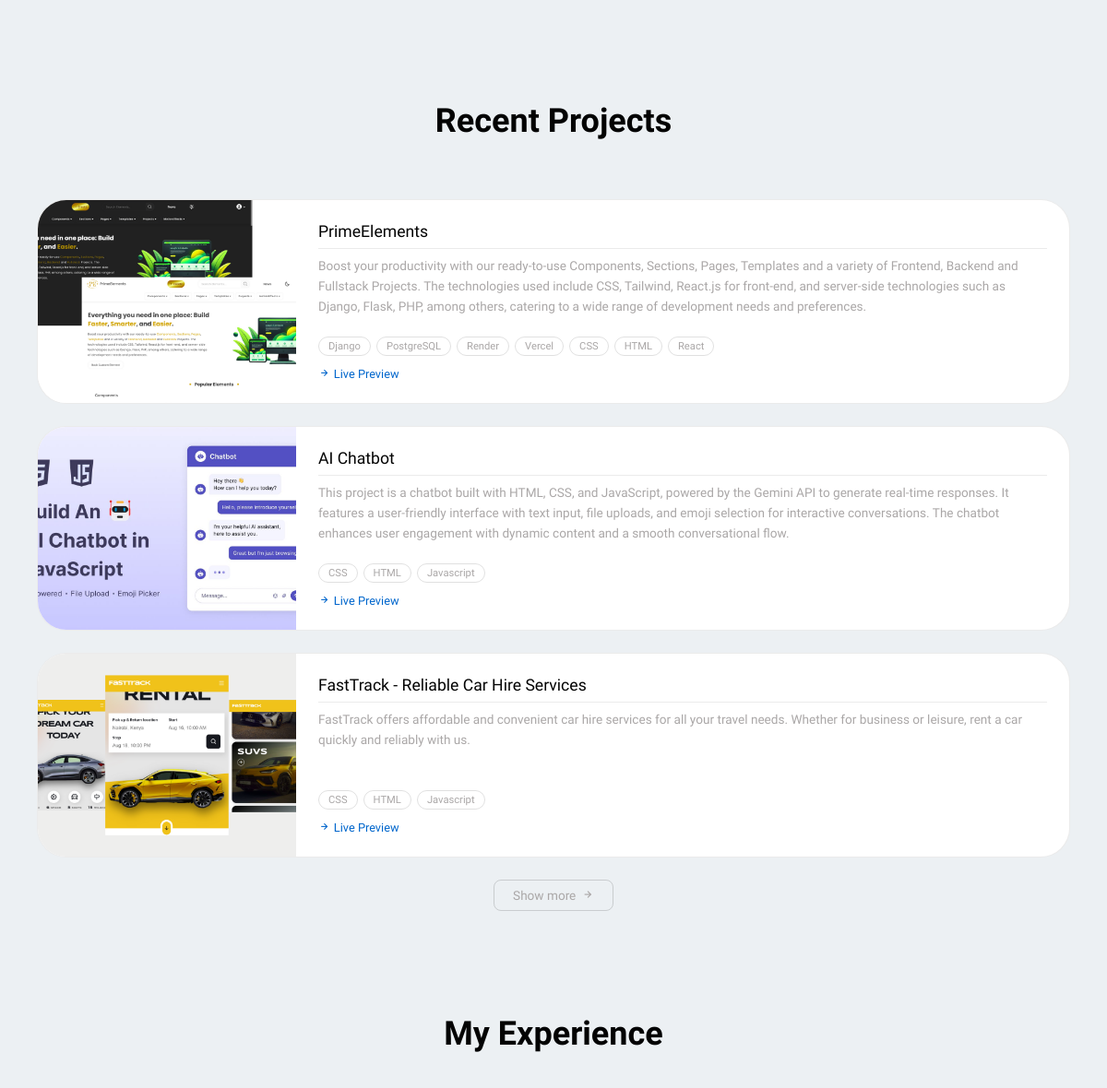
/ (middle part), run on an earlier commit of the app's database.
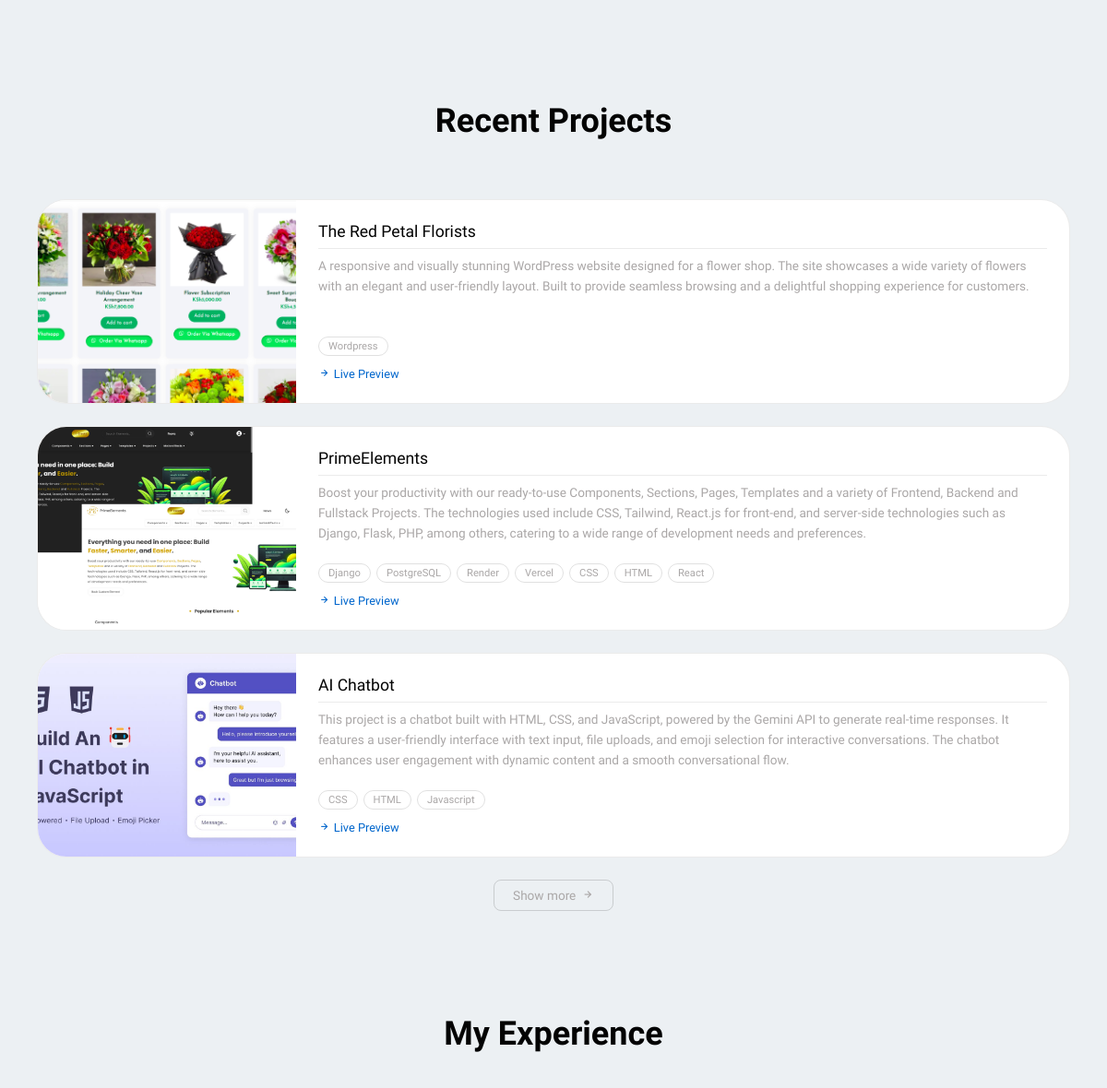
And on a later commit of the database.
### portfolio_app/models.py (models this page shows, shortened)
class Project(models.Model):
    RANK_CHOICES = [
        (1, 'Rank 1 - Highest Priority'),
        (2, 'Rank 2'),
        (3, 'Rank 3'),
        (4, 'Rank 4'),
        (5, 'Rank 5 - Lowest Priority'),
    ]
    name = models.CharField(max_length=500)
    description = models.TextField()
    thumbnail = models.ImageField(upload_to='projects/')
    skills_used = models.ManyToManyField('Skill', related_name="projects")
    link = models.CharField(max_length=500)
    created_at = models.DateField(auto_now_add=True)
    rank = models.PositiveIntegerField(choices=RANK_CHOICES, default=1)

class Skill(models.Model):
    CATEGORY_CHOICES = [
        ('frontend', 'Frontend'),
        ('backend', 'Backend'),
        ('testing', 'Testing'),
        ('deployment', 'Deployment'),
    ]
    category = models.CharField(max_length=20, choices=CATEGORY_CHOICES)
    name = models.CharField(max_length=100)
    icon = models.FileField(
        upload_to='skills/',
        validators=[FileExtensionValidator(allowed_extensions=['svg', 'png', 'jpg', 'jpeg', 'gif', 'webp'])]
    )
    class Meta:
        ordering = ['category', 'name']

### portfolio_app/views.py (the view)
# urls.py: path('', views.index, name='index'),
def index(request):
    projects = Project.objects.all().order_by('rank', '-created_at')
    experiences = Experience.objects.all().order_by('-start_date')
    category_order = ['frontend', 'backend', 'testing', 'deployment']
    skills_by_category = OrderedDict()
    for category_key in category_order:
        skills_by_category[category_key] = []
    for skill in Skill.objects.all():
        if skill.category in skills_by_category:
            skills_by_category[skill.category].append(skill)
    context = {
        'projects': projects,
        'skills_by_category': skills_by_category,
        'experiences' : experiences
    }
    return render(request, 'portfolio_app/index.html', context)

### portfolio_app/templates/portfolio_app/index.html (shortened to what this page needs)
{% load static %} {% load humanize %}
<!DOCTYPE html>
<html lang="en" data-theme="light">
  <head>
    <link
      href="https://unpkg.com/boxicons@2.1.4/css/boxicons.min.css"
      rel="stylesheet"
    />
    <link rel="stylesheet" href="{% static 'css/styles.css' %}" />
  </head>
  <body>
    <main class="main">
      <section class="home section" id="home">
      </section>
      <section class="projects section" id="projects">
        <h2 class="section__title">Recent Projects</h2>
        <div class="proj-list">
          {% for project in projects|slice:":3" %}
          <div class="proj-card">
            <a href="{{ project.link }}" target="_blank">
              <img class="proj-thumb" src="{{ project.thumbnail.url }}" alt="{{ project.name }}" />
            </a>
            <div class="proj-body">
              <h3 class="proj-title">{{ project.name }}</h3>
              <hr class="proj-divider"/>
              <p class="proj-desc">{{ project.description }}</p>
              <div class="proj-skills">
                {% for skill in project.skills_used.all %}
                <span class="proj-skill">{{ skill.name }}</span>
                {% endfor %}
              </div>
              <a href="{{ project.link }}" target="_blank" class="proj-link">
                <i class="bx bx-right-arrow-alt"></i>
                Live Preview
              </a>
            </div>
          </div>
          {% endfor %}
        </div>
        {% if projects.count > 3 %}
        <div class="proj-more-wrapper">
          <button class="show-more-btn" onclick="toggleMore()">
            <span id="show-more-label">Show more</span>
            <i class="bx bx-right-arrow-alt" id="show-more-icon"></i>
          </button>
        </div>
        {% endif %}
      </section>
      <section class="experience section" id="experience">
        <h2 class="section__title">My Experience</h2>
      </section>
    </main>
  </body>
</html>

What changed in the data, as far as the page shows it:
no longer on this page (row unchanged): Project: thumbnail (picture), name "FastTrack - Reliable Car Hire Services", description "FastTrack offers affordable and convenient car hire services for all your travel needs. Whether for business or leisure, rent a car quickly and reliably with us.", Skill (name "CSS"), Skill (name "HTML"), Skill (name "Javascript")
added Project: thumbnail (picture), name "The Red Petal Florists", description "A responsive and visually stunning WordPress website designed for a flower shop. The site showcases a wide variety of flowers with an elegant and user-friendly layout. Built to provide seamless browsing and a delightful shopping experience for customers."
now on this page (row unchanged): Skill: name "Wordpress", shown under "The Red Petal Florists"
